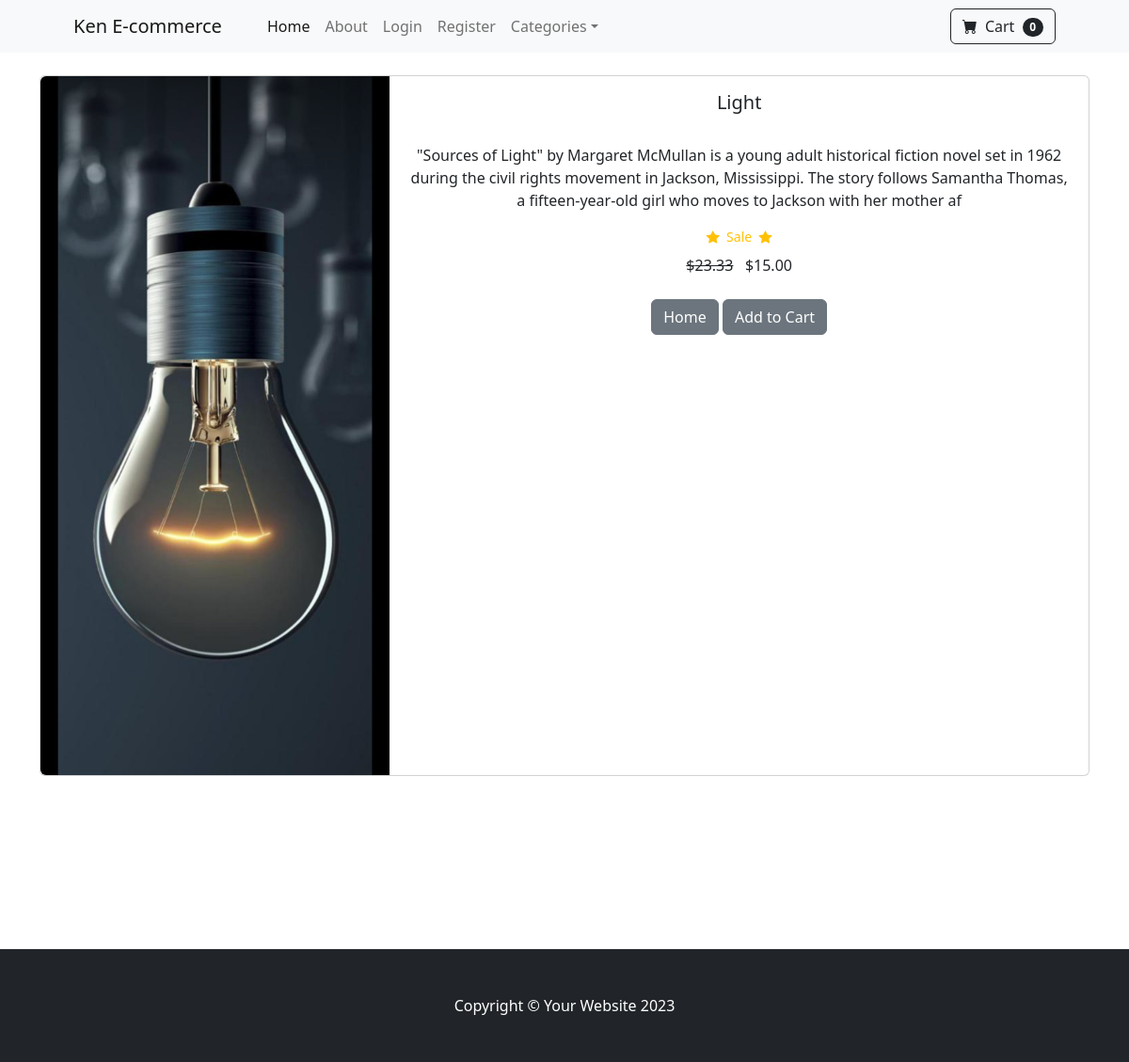
The page /product/7 on the database its author committed.
### store/models.py (models this page shows, shortened)
class Product(models.Model):
	name = models.CharField(max_length=100)
	price = models.DecimalField(default=0, decimal_places=2, max_digits=6)
	category = models.ForeignKey(Category, on_delete=models.CASCADE, default=1)
	description = models.CharField(max_length=250, default='', blank=True, null=True)
	image = models.ImageField(upload_to='uploads/product/')
	is_sale = models.BooleanField(default=False)
	sale_price = models.DecimalField(default=0, decimal_places=2, max_digits=6)

### store/views.py (the view)
# urls.py: path('product/<int:pk>', views.product, name='product'),
def product(request, pk):
	product = Product.objects.get(id=pk)
	return render(request, 'product.html', {'product': product})

### cart/cart.py (called while the page is built)
	def __len__(self):
		return len(self.cart)

### cart/context_processors.py (called while the page is built)
def cart(request):
	return {'cart': Cart(request)}

### store/templates/product.html (shortened to what this page needs)
{% extends 'base.html' %}
{% block content %}
<body>
    <div class="container">
        <br>
    	<div class="card mb-3">
            <div class="row g-0">
                <div class="col-md-4">
                    <img src="{{ product.image.url }}" class="img-fluid rounded-start" alt="...">
                </div>
                <div class="col-md-8">
                    <div class="card-body">
                        <center>
                            <h5 class="card-title">{{ product.name }}</h5>
                            <br>
                            <p class="card-text justified">{{ product.description }}</p>
                            {% if product.is_sale %}
                                <div class="d-flex justify-content-center small text-warning mb-2">
                                    <div class="bi-star-fill"></div>
                                    &nbsp;&nbsp;Sale&nbsp;&nbsp;
                                    <div class="bi-star-fill"></div>
                                </div>
                                <strike>${{ product.price }}</strike>
                                &nbsp;
                                ${{ product.sale_price }}
                            {% else %}
                                ${{ product.price }}
                            {% endif %}
                            <br><br>
                            <a href="{% url 'home' %}" class="btn btn-secondary">Home</a>
                            <button type="button" value="{{ product.id }}" class="btn btn-secondary" id="add-cart">Add to Cart</button>
                        </center>
                    </div>
                </div>
            </div>
        </div>
    </div>
    <br><br><br><br><br><br><br>
{% endblock %}

### rows shown on the page
Product: image (picture), name "Light", description "\"Sources of Light\" by Margaret McMullan is a young adult historical fiction novel set in 1962 during the civil rights movement in Jackson, Mississippi. The story follows Samantha Thomas, a fifteen-year-old girl who moves to Jackson with her mother af", price "23.33", sale_price "15.00"

### other values the page prints
{{ cart|length }} "0"
